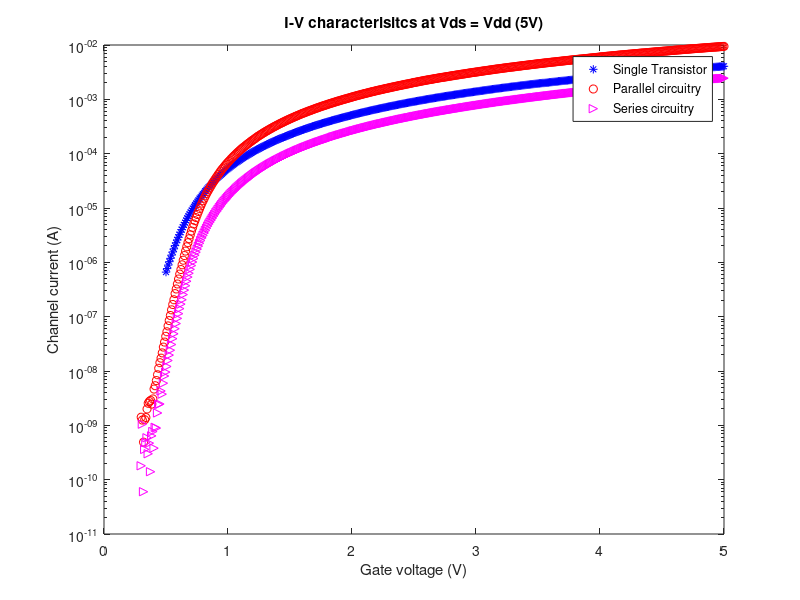

Recreate this plot in MATLAB.
%%Experiment 2

load exp2I_Vds10mV.csv
load exp2I_VdsVdd.csv
load exp2Vg_Vds10mV.csv
load exp2Vg_VdsVdd.csv
load exp2ParallelI_Vds10mV.csv
load exp2ParallelI_VdsVdd.csv
load exp2ParallelVg_Vds10mV.csv
load exp2ParallelVg_VdsVdd.csv
load exp2Vg_Vds10mV.csv
load exp2Vg_VdsVdd.csv
load exp2SeriesI_Vds10mV.csv
load exp2SeriesI_VdsVdd.csv
load exp2SeriesVg_Vds10mV.csv
load exp2SeriesVg_VdsVdd.csv
load exp2Vg_Vds10mV.csv
load exp2Vg_VdsVdd.csv

% a single semilog plot showing data from the individual transistor, the parallel 
%connection, and the series connection, for each of the two experimental situations

semilogy(abs(exp2Vg_VdsVdd), abs(exp2I_VdsVdd), 'b*')
hold on
semilogy(abs(exp2ParallelVg_VdsVdd), abs(exp2ParallelI_VdsVdd), 'ro')
hold on
semilogy(abs(exp2SeriesVg_VdsVdd), abs(exp2SeriesI_VdsVdd), 'm>')
legend('Single Transistor', 'Parallel circuitry', 'Series circuitry')
title('I-V characterisitcs at Vds = Vdd (5V)')
xlabel('Gate voltage (V)')
ylabel('Channel current (A)')